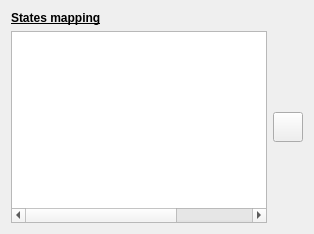
     <widget class="QWidget" name="statesPage">
      <layout class="QVBoxLayout" name="verticalLayout_10">
       <item>
        <widget class="QLabel" name="label_26">
         <property name="font">
          <font>
           <bold>true</bold>
           <underline>true</underline>
          </font>
         </property>
         <property name="text">
          <string>States mapping</string>
         </property>
        </widget>
       </item>
       <item>
        <layout class="QHBoxLayout" name="horizontalLayout_35">
         <property name="topMargin">
          <number>0</number>
         </property>
         <item>
          <widget class="QTableWidget" name="statesTableWidget">
           <property name="editTriggers">
            <set>QAbstractItemView::NoEditTriggers</set>
           </property>
           <property name="selectionBehavior">
            <enum>QAbstractItemView::SelectRows</enum>
           </property>
           <property name="showGrid">
            <bool>false</bool>
           </property>
           <attribute name="horizontalHeaderVisible">
            <bool>false</bool>
           </attribute>
           <attribute name="horizontalHeaderStretchLastSection">
            <bool>true</bool>
           </attribute>
           <attribute name="verticalHeaderVisible">
            <bool>false</bool>
           </attribute>
           <column>
            <property name="text">
             <string>0</string>
            </property>
           </column>
           <column>
            <property name="text">
             <string>1</string>
            </property>
           </column>
           <column>
            <property name="text">
             <string>2</string>
            </property>
           </column>
          </widget>
         </item>
         <item>
          <layout class="QVBoxLayout" name="verticalLayout_12">
           <property name="leftMargin">
            <number>0</number>
           </property>
           <item>
            <spacer name="verticalSpacer_8">
             <property name="orientation">
              <enum>Qt::Vertical</enum>
             </property>
             <property name="sizeHint" stdset="0">
              <size>
               <width>20</width>
               <height>40</height>
              </size>
             </property>
            </spacer>
           </item>
           <item>
            <widget class="QToolButton" name="addStateToolButton">
             <property name="minimumSize">
              <size>
               <width>30</width>
               <height>30</height>
              </size>
             </property>
             <property name="text">
              <string/>
             </property>
             <property name="iconSize">
              <size>
               <width>20</width>
               <height>20</height>
              </size>
             </property>
            </widget>
           </item>
           <item>
            <spacer name="verticalSpacer_7">
             <property name="orientation">
              <enum>Qt::Vertical</enum>
             </property>
             <property name="sizeHint" stdset="0">
              <size>
               <width>20</width>
               <height>40</height>
              </size>
             </property>
            </spacer>
           </item>
          </layout>
         </item>
        </layout>
       </item>
      </layout>
     </widget>
